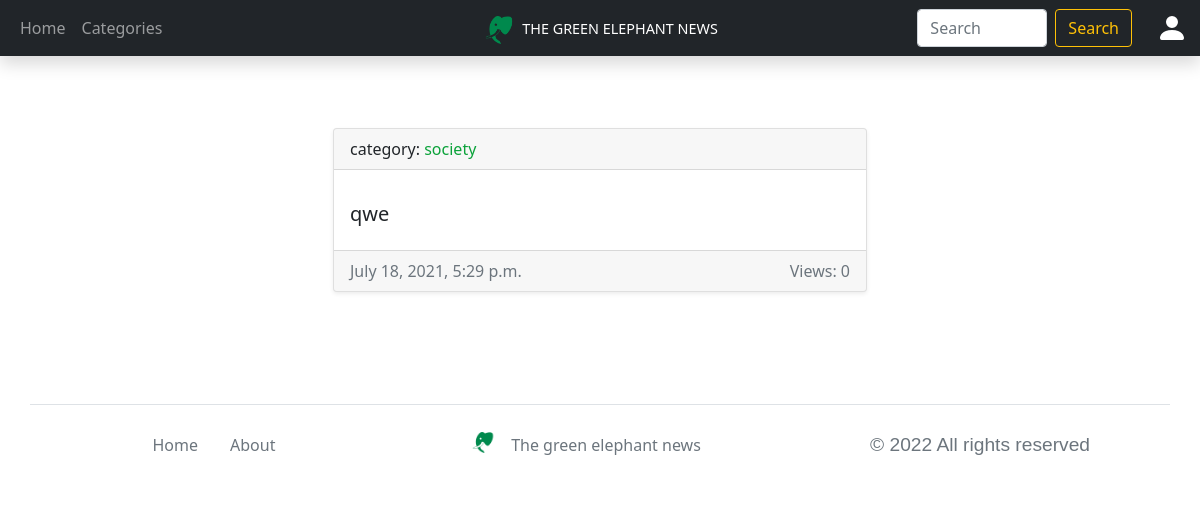
Page /category/society/ on the earlier database version.
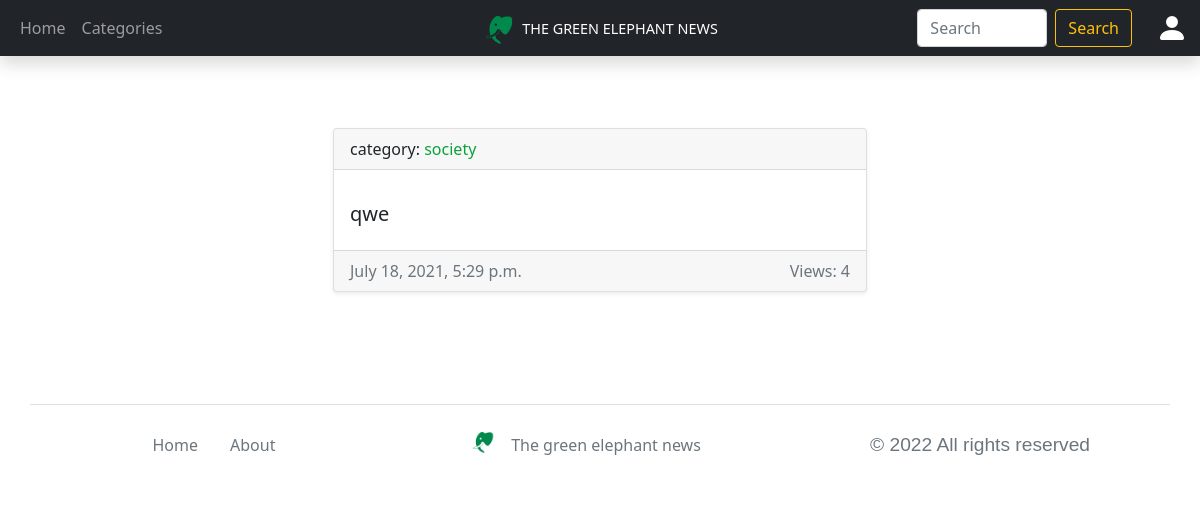
Same page on the later database version.
### blog/models.py (models this page shows, shortened)
class Post(models.Model):
    title = models.CharField(max_length=150)
    slug = models.SlugField(max_length=150, unique=True)
    content = models.TextField(blank=True)
    short_description = models.CharField(max_length=300, blank=True)
    created_at = models.DateTimeField(auto_now_add=True)
    updated_at = models.DateTimeField(auto_now=True)
    file = models.FileField(upload_to='uploads/%Y/%m/%d/', blank=True)
    image = models.ImageField(upload_to='covers/%Y/%m/%d/', blank=True)
    views = models.IntegerField(default=0)
    tags = models.ManyToManyField(Tag, related_name='posts', blank=True)
    is_visible = models.BooleanField(default=True)
    is_breaking = models.BooleanField(default=False)
    category = models.ForeignKey(Category, models.PROTECT, related_name='posts')
    visitors = models.JSONField(null=True, default=None)
    likes = models.ManyToManyField(User, blank=True, related_name='likes')
    dislikes = models.ManyToManyField(User, blank=True, related_name='dislikes')
    def get_absolute_url(self):
        return reverse('post', kwargs={'slug': self.slug})
    class Meta:
        ordering = ['-created_at']

class Category(models.Model):
    title = models.CharField(max_length=150)
    slug = models.SlugField(max_length=150, unique=True)
    def __str__(self):
        return self.title
    def get_absolute_url(self):
        return reverse_lazy('category', kwargs={'slug': self.slug})
    class Meta:
        ordering = ['title']
        verbose_name = 'Category'
        verbose_name_plural = 'Categories'

### blog/views.py (the view)
# urls.py: path('category/<str:slug>/', views.get_posts_by_category, name='category'),
def get_posts_by_category(request, slug):
    context = {'posts': Post.objects.filter(Q(is_visible=True) and Q(category__slug=slug)).select_related('category')}
    return render(request, 'blog/posts.html', context)

### blog/templatetags/tags.py (called while the page is built)
@register.simple_tag()
def get_categories():
    posts = Post.objects.filter(is_visible=True)[:50].select_related('category')
    container = {}
    for post in posts:
        try:
            container[post.category] += post.views
        except KeyError:
            container[post.category] = post.views
    categories = sorted(container.items(), key=lambda x: x[1], reverse=True)
    if len(categories) > 3:
        hype_categories = OrderedDict(categories[:3])
        all_categories = OrderedDict(categories)
        context = {'hype_categories': hype_categories, 'all_categories': all_categories}
        return context
    context = {'hype_categories': OrderedDict(categories)}
    print(context)
    return context

### blog/templates/blog/posts.html (shortened to what this page needs)
{% extends 'base.html' %}
{% block content %}
<div class="row d-flex align-items-center flex-column">
  {% for post in posts %}
  <div class="col-md-6 my-4">
    <div class="card post-card my-2 shadow-sm rounded">
      <div class="card-header">
        category: <a class='text-decoration-none' href="{{ post.category.get_absolute_url }}"> {{ post.category }}</a>
      </div>
      <a class='text-decoration-none text-dark' href="{{ post.get_absolute_url }}">
        <div class="card-body">
          <h5 class="card-title mt-3">{{ post.title }}</h5>
        </div>
      </a>
      <div class="card-footer text-muted">
        <div class="row">
          <div class="col-6">{{ post.created_at }}</div>
          <div class="col-6 text-end">Views: {{ post.views }}</div>
        </div>
      </div>
    </div>
  </div>
  {% endfor %}
</div>
{% endblock %}

Differences in the rows shown:
changed Post "qwe": views "0" → "4"
